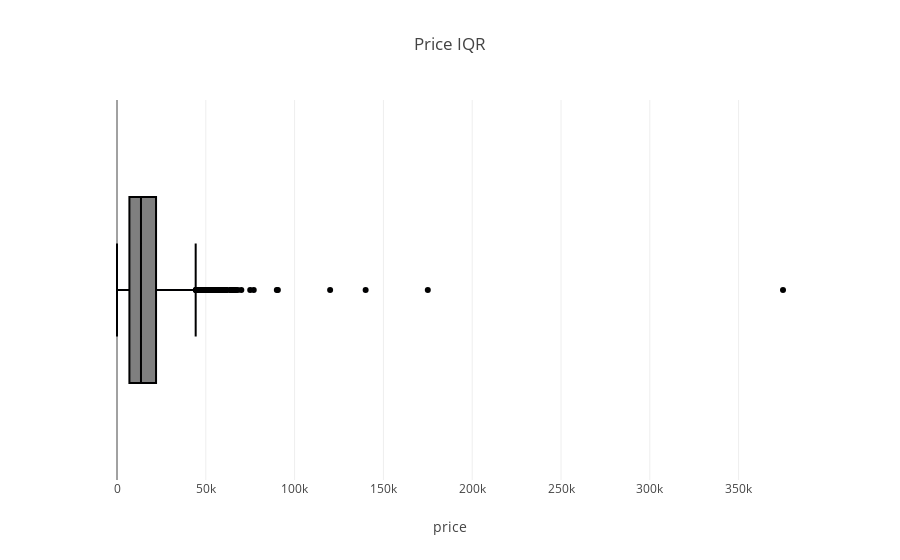

The code cell stored with this chart in its notebook:
### Markdown cell above
Here we've compared the cars price against the model year. Newer cars populate the majority of the data points. There is a positive correlation between new cars and higher prices. We can also point out the extreme outliers that threw off the average disrtibution in the previous Histogram. Some overpriced cars from the late 90's to early 2000's (perhaps vintage collectables) are skewing the entire visual to the far outskirts of 100,000 and greater price range, when in fact the majority of the data is in the 80,000 and lower range. This is were the differences between averages and medians come into play. Averages are suscepltible to be skewed by outliers. **Median statistics are more robust**. infact let's throw in an additional visualization to demonstrate.

### Code cell
boxplot=px.box(clean_df, x='price', title='Price IQR')
boxplot.show()

### Figure 1 — Plotly figure (JSON) as saved in the notebook; plotly's stock layout.template omitted (floating-point values rounded to 4 significant figures; data arrays with more than 128 entries replaced by an {"elided": "..."} marker saying what was removed)
{"data": [{"alignmentgroup": "True", "hovertemplate": "price=%{x}<extra></extra>", "legendgroup": "", "marker": {"color": "#000001"}, "name": "", "notched": false, "offsetgroup": "", "orientation": "h", "showlegend": false, "type": "box", "x": {"elided": "14852 int values"}, "x0": " ", "xaxis": "x", "y0": " ", "yaxis": "y"}], "layout": {"boxmode": "group", "legend": {"tracegroupgap": 0}, "title": {"text": "Price IQR"}, "xaxis": {"anchor": "y", "domain": [0, 1], "title": {"text": "price"}}, "yaxis": {"anchor": "x", "domain": [0, 1]}}}
